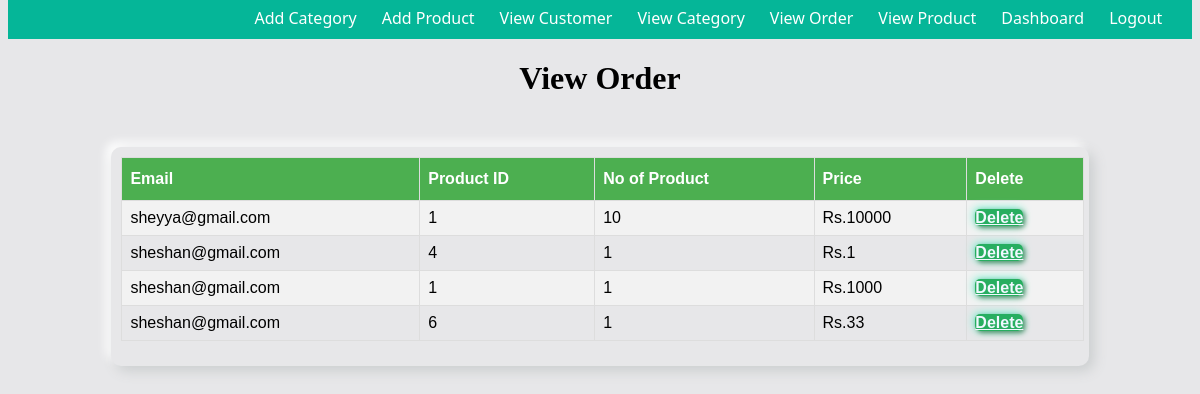
/index/order_View.php (signed in), run on the app's committed database.
### tables this page shows
CREATE TABLE IF NOT EXISTS `cart` (
  `cartID` int(10) NOT NULL AUTO_INCREMENT,
  `userEmail` varchar(50) NOT NULL,
  `productID` int(11) NOT NULL,
  `numOfProducts` int(11) NOT NULL,
  `totalPrice` int(11) NOT NULL,
  PRIMARY KEY (`cartID`),
  KEY `productID` (`productID`)
);

### index/order_View.php (the view, shortened to what this page needs)
<!DOCTYPE html>
<html lang="en">
<head>
    <link href="../source/css/navbar.css" rel="stylesheet" type="text/css" />
    <link href="../source/css/style.css" rel="stylesheet" type="text/css" />
    <link href="../source/css/insertProduct.css" rel="stylesheet" type="text/css" />
</head>
<body>
    <?php require "include/admin_header.php" ?>
    <h1 style="text-align:center;">View Order</h1>
    <div class="insertProduct" style="width:80%;">
        <form action="component/order_view_action.php">
            <?php
            $mysqli = new mysqli('localhost:3308', 'root', '', 'shanbaby') or die(mysqli_error($mysqli));
            $result = $mysqli->query("SELECT * FROM cart") or die($mysqli->error);
            ?>
            <div style="overflow-x:auto; margin-left:-15px; margin-top:5px;">
                <table id="customers">
                    <thead>
                        <tr>
                            <th>Email</th>
                            <th>Product ID</th>
                            <th>No of Product</th>
                            <th>Price</th>
                            <th>Delete</th>
                        </tr>
                        <?php
                        while ($row = $result->fetch_assoc()) : ?>
                            <tr>
                                <td><?php echo $row['userEmail']; ?></td>
                                <td><?php echo $row['productID']; ?></td>
                                <td><?php echo $row['numOfProducts']; ?></td>
                                <td>Rs.<?php echo $row['totalPrice']; ?></td>
                                <td>
                                    <a href="component/order_view_action.php?delete=<?php echo $row['cartID']; ?>" name="delete" id="btn" class="btn btn-danger" onclick="return validate();">Delete</a>
                                </td>
                            </tr>
                        <?php endwhile; ?>
                    </thead>
                </table>
            </div>
        </form>
    </div>
</body>
</html>

### index/include/admin_header.php
<div id="wrapper">
        <div id="header">
            <div id="subheader">
                <div class="container">
                    <?php
                    if (isset($_SESSION['adminsUsername'])) {
                        echo '<a href="logout.php">Logout</a>';
                        echo '<a href="product_dashboard.php">Dashboard</a>';
                        echo '<a href="product_View.php">View Product</a>';
                        echo '<a href="order_View.php">View Order</a>';
                        echo '<a href="category_View.php">View Category</a>';
                        echo '<a href="customer_View.php">View Customer</a>';
                        echo '<a href="product_Insert.php">Add Product</a>';
                        echo '<a href="category_Insert.php">Add Category</a>';
                    }
                    ?>
                </div>
            </div>
        </div>
    </div>

### Source/CSS/style.css (style rules this page uses)
body { background-color: #e7e7e9; }
#wrapper { font-family: "Segoe UI", Tahoma, Geneva, Verdana, sans-serif; }
.container { width: 95%; margin: 0 auto; }
#subheader { width: 100%; height: 40px; background: #05b698; color: white; margin-top: -9px; font-weight: 500; }
#subheader a { float: right; color: white; margin-left: 25px; margin-top: 8px; text-decoration: none; }

### Source/CSS/insertProduct.css (style rules this page uses)
.insertProduct { width: 700px; height: 100%; background-color: #e7e7e9; position: relative; margin: 50px auto; padding: 5px 5px 25px 25px; text-align: center; box-shadow: 5px 5px 13px #cbcecf, -5px -5px 10px #ffffff; border-radius: 10px; }
.btn { background: #27ae60; color: aliceblue; border: 0px; border-radius: 5px; width: 200px; height: 40px; font-weight: bold; box-shadow: 2px 2px 5px #4e8f69, -1px -1px 10px #76f0d1; }

### index/order_View.php (style rules this page uses)
#customers { font-family: "Trebuchet MS", Arial, Helvetica, sans-serif; border-collapse: collapse; width: 100%; }
#customers td, #customers th { border: 1px solid #ddd; padding: 8px; }
#customers tr:nth-child(even) { background-color: #f2f2f2; }
#customers th { padding-top: 12px; padding-bottom: 12px; text-align: left; background-color: #4CAF50; color: white; }
table { border-collapse: collapse; border-spacing: 0; width: 100%; border: 1px solid #ddd; }
th, td { text-align: left; padding: 8px; }
tr:nth-child(even) { background-color: #f2f2f2 }

### data on the page
cart: userEmail "sheyya@gmail.com", productID "1", numOfProducts "10", totalPrice "10000"
cart: userEmail "sheshan@gmail.com", productID "4", numOfProducts "1", totalPrice "1"
cart: userEmail "sheshan@gmail.com", productID "1", numOfProducts "1", totalPrice "1000"
cart: userEmail "sheshan@gmail.com", productID "6", numOfProducts "1", totalPrice "33"
